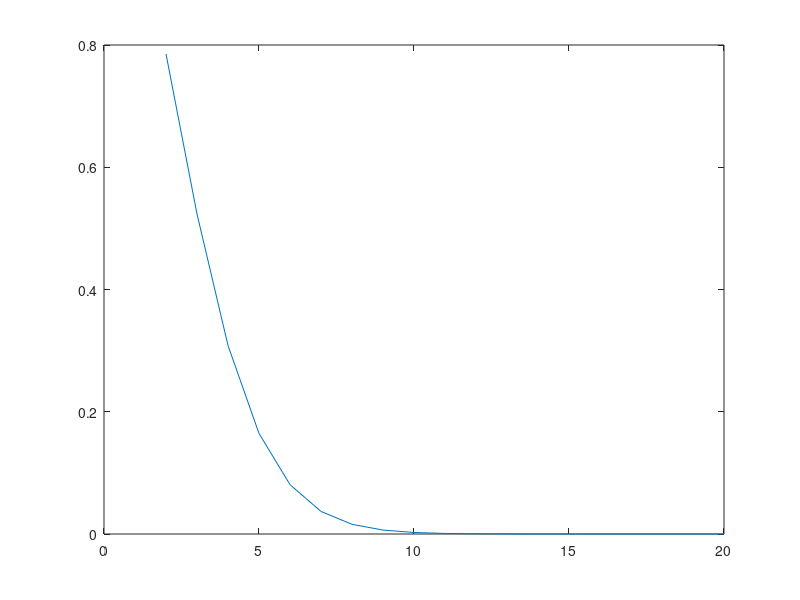

This chart was generated by the following MATLAB code:
clear

%Problem 3a calculates the volume of a unit hypersphere in d dimensions and
%a hypercube of length 2 to determine the ratio between the two as alpha. 
%Next, it will plot the results as a(d) vs. d

%initalizing variables
d=20;   %user choosen max dimension 
L=2;    %user choosen length
r=1;    %user choosen radius
VCube=0;    %preallocating volume for hypercube
VSphere=0;  %preallocating volume for hypercube
alpha=[];   %Vector to store ratio volume hyperspehe vs hypercube


for n=2:d
    VCube=L^n;  %calculating volume of hypercube

    if rem(n,2)==0  %calculates volume of hypersphere
        N=factorial(n/2);   %volume if n if is even
        VSphere=(pi^(n/2)/N)*r^n;
    else
        m=fix((n/2)+1); %fix rounds value down to nearest integer
        mNum=1;
        for i=1:(m)
            mNum=(2*i-1)*mNum;
        end
        N=mNum/2^m;
        VSphere=(pi^(n/2)/(N*sqrt(pi)))*r^n;
    end

    alpha=[alpha; VSphere/VCube];  %calculates ratio of hypersphere vs hypercube
end

N=2:d;
plot(N,alpha)
